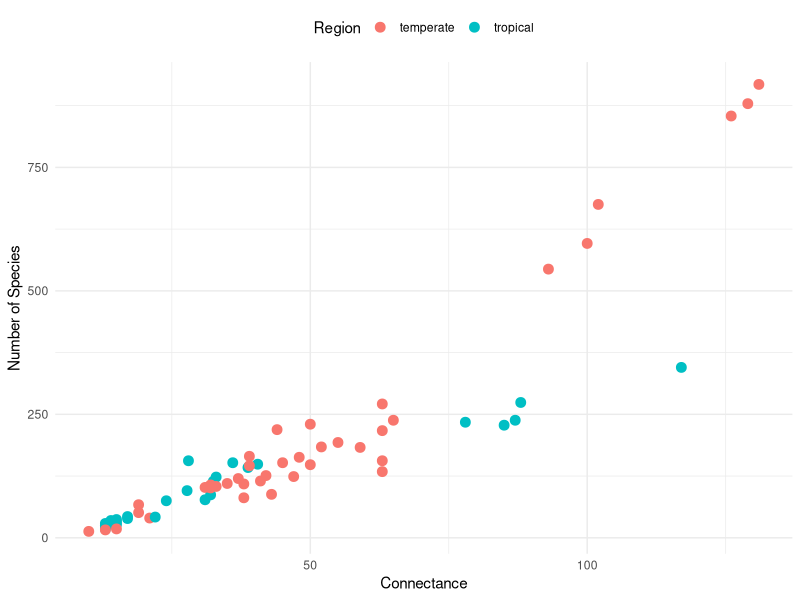
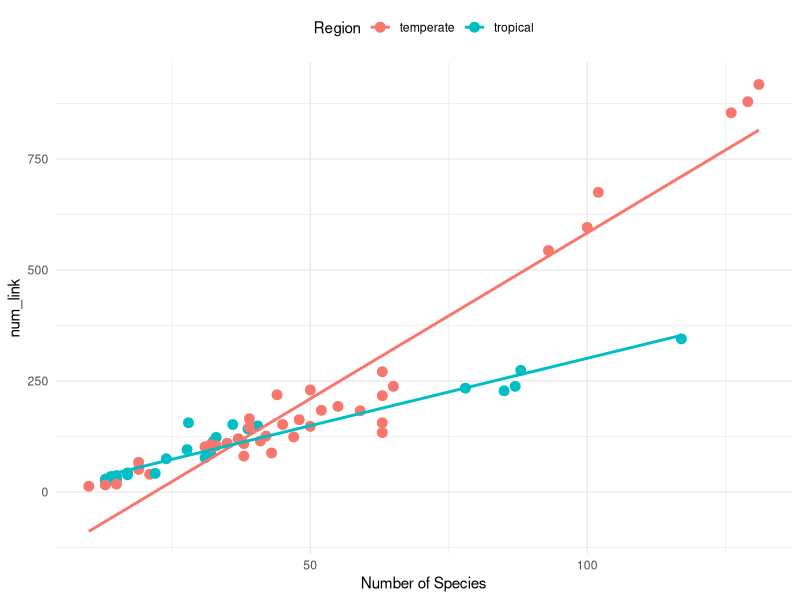
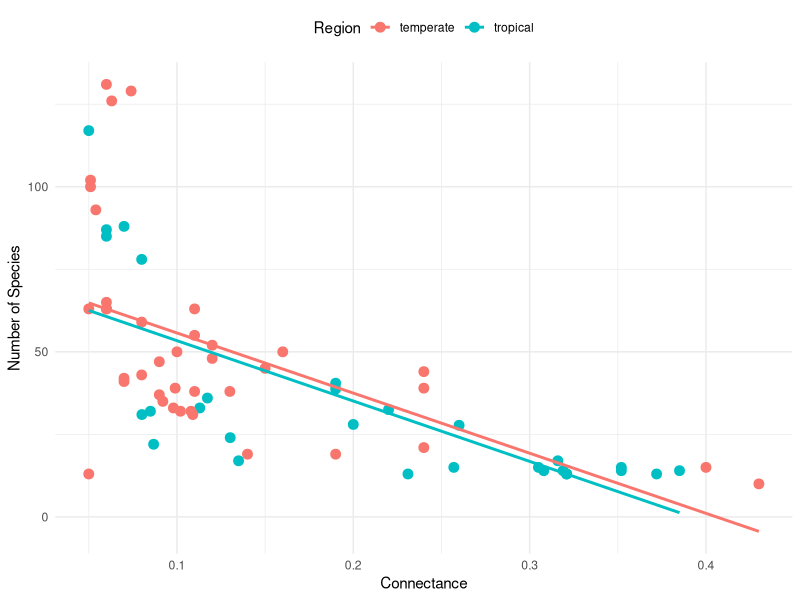
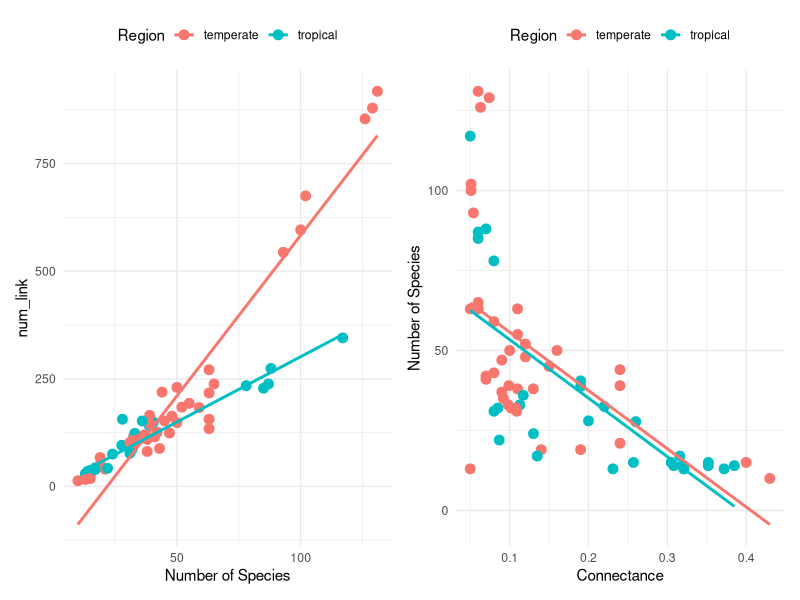

These charts were generated, in order, by the following R code:
library(readxl)
library(dplyr)
library(ggplot2)
library(patchwork)

data<- read_xlsx('data.xlsx')
head(data,6)

mod1 <- lm(num_link~num_spec, data=data)
summary(mod1)
shapiro.test(residuals(mod1))


mod2 <- lm(num_spec~connect, data=data)
summary(mod2)
shapiro.test(residuals(mod2))


# Create the plot# Create tdatahe plot
ggplot(data, aes(x = num_spec, y = num_link, 
                 color = region)) +
  geom_point(size = 3) +  
  labs(
    x = "Connectance",
    y = "Number of Species",
    color = "Region"
  ) +
  theme_minimal() +
  theme(legend.position = "top") 



# Create the plot with linear models for both regions on the same plot
a <- ggplot(data, aes(x = num_spec, y = num_link, color = region)) +
  geom_point(size = 3) +  # Points colored by region
  geom_smooth(method = "lm", se = F) +  # Add separate linear models for each region
  labs(
    x = "Number of Species",
    y = "num_link",
    color = "Region"
  ) +
  theme_minimal() +
  theme(legend.position = "top")  # Move the legend to the top
a


# Create the plot with linear models for both regions on the same plot
b <- ggplot(data, aes(x = connect, y = num_spec, color = region)) +
  geom_point(size = 3) +  # Points colored by region
  geom_smooth(method = "lm", se = F) +  # Add separate linear models for each region
  labs(
    x = "Connectance",
    y = "Number of Species",
    color = "Region"
  ) +
  theme_minimal() +
  theme(legend.position = "top")  # Move the legend to the top
b
a + b
